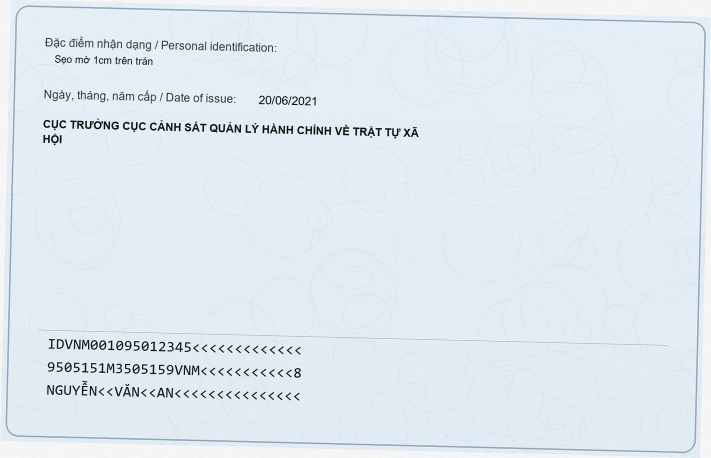
#> input picture samples/01_001095012345_mat_sau.jpg, 1422 x 916 px (shown at 1/2 size)
$ python debug_one.py ../samples/01_001095012345_mat_sau.jpg
#> lines starting #> are read from the running program, lines starting #| are printed output that depends on the picture; after the words box and inside, x2 and y2 are one past the last pixel; in counts of white or black regions, pixels touching at a corner belong together
### cccd_ocr/console.py
"""Bảo đảm console Windows in được tiếng Việt.

Mặc định console Windows dùng bảng mã cp1252/cp437, in tên kiểu "NGUYỄN VĂN AN"
sẽ ném ``UnicodeEncodeError`` và tắt chương trình giữa chừng. Hàm dưới đây đổi
luồng ra sang UTF-8 và đặt code page của console về 65001.
"""

from __future__ import annotations

import sys


def ensure_utf8_console() -> None:
    """Gọi một lần ở đầu mỗi chương trình có in chữ tiếng Việt."""
    for name in ("stdout", "stderr"):
        stream = getattr(sys, name, None)
        reconfigure = getattr(stream, "reconfigure", None)
        if reconfigure is None:
            continue
        try:
            reconfigure(encoding="utf-8", errors="replace")
        except (ValueError, OSError):
            pass  # luồng đã bị chuyển hướng, không đổi được

    if sys.platform == "win32":
        try:
            import ctypes

            ctypes.windll.kernel32.SetConsoleOutputCP(65001)
            ctypes.windll.kernel32.SetConsoleCP(65001)
        except Exception:
            pass

### cccd_ocr/preprocess.py
"""Tiền xử lý ảnh: nắn phối cảnh, phóng to, tăng tương phản.

Ảnh CCCD chụp bằng điện thoại thường bị: nghiêng, lệch phối cảnh, thiếu sáng,
lóa đèn flash. Ta tạo vài *biến thể* của cùng một ảnh rồi cho OCR đọc hết,
sau đó gộp kết quả — cách này bù được việc một biến thể đọc hỏng chỗ này
nhưng biến thể khác lại đọc tốt chỗ đó.
"""

from __future__ import annotations

import cv2
import numpy as np
from PIL import Image, ImageOps

# Chiều rộng tối thiểu trước khi OCR. Tesseract đọc dấu tiếng Việt tốt hơn hẳn
# khi ảnh thẻ được phóng lên cỡ này (dấu mũ + dấu thanh chồng nhau rất nhỏ).
MIN_WIDTH = 2400
MAX_WIDTH = 3600


def load_image(path: str) -> np.ndarray:
    """Đọc ảnh an toàn với đường dẫn Unicode (PIL), trả về BGR như OpenCV."""
    with Image.open(path) as img:
        img = ImageOps.exif_transpose(img)  # xoay theo EXIF của điện thoại
        rgb = img.convert("RGB")
        return cv2.cvtColor(np.array(rgb), cv2.COLOR_RGB2BGR)


def resize_for_ocr(image: np.ndarray) -> np.ndarray:
    """Phóng to/thu nhỏ ảnh về khoảng chiều rộng phù hợp cho OCR."""
    h, w = image.shape[:2]
    if w < MIN_WIDTH:
        scale = min(MAX_WIDTH / w, MIN_WIDTH / w)
    elif w > MAX_WIDTH:
        scale = MAX_WIDTH / w
    else:
        return image
    interp = cv2.INTER_CUBIC if scale > 1 else cv2.INTER_AREA
    return cv2.resize(image, (int(w * scale), int(h * scale)), interpolation=interp)


def find_card_quad(image: np.ndarray) -> np.ndarray | None:
    """Tìm viền thẻ (tứ giác lớn nhất) để nắn phối cảnh."""
    gray = cv2.cvtColor(image, cv2.COLOR_BGR2GRAY)
    blur = cv2.GaussianBlur(gray, (5, 5), 0)
    edges = cv2.Canny(blur, 50, 150)
    edges = cv2.dilate(edges, np.ones((3, 3), np.uint8), iterations=2)
    contours, _ = cv2.findContours(edges, cv2.RETR_LIST, cv2.CHAIN_APPROX_SIMPLE)
    if not contours:
        return None

    image_area = image.shape[0] * image.shape[1]
    best, best_area = None, 0.0
    for contour in sorted(contours, key=cv2.contourArea, reverse=True)[:8]:
        area = cv2.contourArea(contour)
        if area < image_area * 0.18:
            break
        peri = cv2.arcLength(contour, True)
        approx = cv2.approxPolyDP(contour, 0.02 * peri, True)
        if len(approx) == 4 and area > best_area:
            best, best_area = approx.reshape(4, 2), area
    return best


def _order_points(points: np.ndarray) -> np.ndarray:
    """Sắp 4 điểm về thứ tự TL, TR, BR, BL."""
    points = points.astype("float32")
    ordered = np.zeros((4, 2), dtype="float32")
    sums = points.sum(axis=1)
    ordered[0] = points[np.argmin(sums)]           # top-left
    ordered[2] = points[np.argmax(sums)]           # bottom-right
    diffs = np.diff(points, axis=1).ravel()
    ordered[1] = points[np.argmin(diffs)]          # top-right
    ordered[3] = points[np.argmax(diffs)]          # bottom-left
    return ordered


def warp_card(image: np.ndarray, quad: np.ndarray) -> np.ndarray:
    """Nắn phối cảnh tứ giác về hình chữ nhật tỉ lệ thẻ CCCD (85.6 x 54 mm)."""
    tl, tr, br, bl = _order_points(quad)
    width = max(np.linalg.norm(br - bl), np.linalg.norm(tr - tl))
    height = max(np.linalg.norm(tr - br), np.linalg.norm(tl - bl))
    if width < 200 or height < 120:
        return image
    ratio = 85.6 / 54.0
    if height > 0 and not (1.2 < (width / height) < 2.1):
        height = width / ratio  # ép lại tỉ lệ thẻ nếu tứ giác bị méo
    dst = np.array([[0, 0], [width - 1, 0], [width - 1, height - 1], [0, height - 1]],
                   dtype="float32")
    matrix = cv2.getPerspectiveTransform(np.array([tl, tr, br, bl], dtype="float32"), dst)
    return cv2.warpPerspective(image, matrix, (int(width), int(height)),
                               flags=cv2.INTER_CUBIC)


def enhance_gray(image: np.ndarray) -> np.ndarray:
    """Xám + cân bằng tương phản cục bộ (CLAHE) + khử nhiễu nhẹ."""
    gray = cv2.cvtColor(image, cv2.COLOR_BGR2GRAY)
    clahe = cv2.createCLAHE(clipLimit=2.0, tileGridSize=(8, 8))
    enhanced = clahe.apply(gray)
    enhanced = cv2.fastNlMeansDenoising(enhanced, None, 7, 7, 21)
    return cv2.cvtColor(enhanced, cv2.COLOR_GRAY2BGR)


def enhance_color(image: np.ndarray) -> np.ndarray:
    """Tăng tương phản trên ảnh màu (giữ thông tin màu của phôi thẻ)."""
    lab = cv2.cvtColor(image, cv2.COLOR_BGR2LAB)
    l_ch, a_ch, b_ch = cv2.split(lab)
    l_ch = cv2.createCLAHE(clipLimit=2.0, tileGridSize=(8, 8)).apply(l_ch)
    return cv2.cvtColor(cv2.merge([l_ch, a_ch, b_ch]), cv2.COLOR_LAB2BGR)


def build_variants(image: np.ndarray) -> list[tuple[str, np.ndarray]]:
    """Sinh danh sách (tên, ảnh) để OCR chạy lần lượt rồi bỏ phiếu.

    Chỉ 2 biến thể: một bản đã nắn phối cảnh/xám hoá (thường tốt nhất) và một
    bản giữ màu. Nhiều biến thể hơn không tăng độ chính xác đủ để bù thời gian.
    """
    working = resize_for_ocr(image)

    quad = find_card_quad(working)
    if quad is not None:
        warped = warp_card(working, quad)
        if warped is not working:
            base = resize_for_ocr(warped)
            return [("warped_gray", enhance_gray(base)),
                    ("color", enhance_color(base))]

    return [("gray", enhance_gray(working)),
            ("color", enhance_color(working))]

### cccd_ocr/ocr_engine.py
"""Tầng OCR: chọn backend, chạy trên nhiều biến thể ảnh.

Kiến trúc: mỗi backend chỉ cần cung cấp ``read_image(numpy BGR) -> list[TextItem]``
(ô text theo từng từ, kèm toạ độ). Mọi thứ còn lại — ghép dòng, bóc tách
trường, đọc MRZ, bỏ phiếu giữa các biến thể — đều dùng chung.
"""

from __future__ import annotations

import logging
from dataclasses import dataclass, field

import numpy as np

from .backends.tesseract_backend import (
    TesseractEngine,
    TesseractNotFound,
    TesseractOptions,
)
from .models import TextItem
from .mrz import MrzResult, extract_mrz

_LOGGER = logging.getLogger(__name__)

BACKENDS = ("auto", "tesseract", "rapidocr")


@dataclass
class OcrOptions:
    """Tuỳ chọn OCR dùng chung."""

    backend: str = "auto"        # auto | tesseract | rapidocr
    lang: str = "vie"            # 'vie' đọc dấu tốt nhất; 'vie+eng' thiên về ASCII
    psm: int = 3
    model_type: str = "mobile"   # rapidocr: mobile | server
    ocr_version: str = "PP-OCRv5"
    variants: bool = True        # OCR nhiều biến thể ảnh rồi bỏ phiếu
    thorough: bool = False       # chạy thêm lượt psm 6 (chậm hơn)


@dataclass
class VariantOcr:
    """Kết quả OCR của một biến thể ảnh."""

    name: str
    items: list[TextItem] = field(default_factory=list)


class OcrEngine:
    """Cửa ngõ duy nhất tới OCR."""

    def __init__(self, options: OcrOptions | None = None) -> None:
        self.options = options or OcrOptions()
        self._backend = None
        self.backend_name = ""

    # ------------------------------------------------------------- backend
    @property
    def backend(self):
        if self._backend is None:
            self._backend = self._build_backend()
        return self._backend

    def _build_backend(self):
        choice = self.options.backend
        if choice in ("auto", "tesseract"):
            try:
                engine = TesseractEngine(TesseractOptions(lang=self.options.lang,
                                                          psm=self.options.psm))
                engine.version()  # xác nhận binary chạy được
                self.backend_name = "tesseract"
                _LOGGER.info("Dùng Tesseract: %s", engine.version())
                return engine
            except (TesseractNotFound, RuntimeError, OSError) as error:
                if choice == "tesseract":
                    raise
                _LOGGER.warning(
                    "Tesseract không dùng được (%s) -> chuyển sang RapidOCR "
                    "(bộ này KHÔNG đọc được dấu tiếng Việt)", error)
        self.backend_name = "rapidocr"
        from .ocr_rapid import RapidOcrBackend

        return RapidOcrBackend(model_type=self.options.model_type,
                               ocr_version=self.options.ocr_version)

    def describe(self) -> str:
        return f"{self.backend_name} (lang={self.options.lang}, psm={self.options.psm})"

    # --------------------------------------------------------------- read
    def read_image(self, image: np.ndarray) -> list[TextItem]:
        return self.backend.read_image(image)

    def read_variants(self, path: str, *, variants: bool | None = None) -> list[VariantOcr]:
        """OCR lần lượt các biến thể ảnh của cùng một tấm thẻ."""
        from .preprocess import build_variants, load_image

        use_variants = self.options.variants if variants is None else variants
        image = load_image(path)
        if not use_variants:
            return [VariantOcr(name="original", items=self.read_image(image))]

        results: list[VariantOcr] = []
        for name, variant in build_variants(image):
            results.append(VariantOcr(name=name, items=self.read_image(variant)))
        if self.options.thorough:
            # Thêm lượt psm 6 trên ảnh xám: tốt hơn cho khối chữ nhỏ, dày
            for name, variant in build_variants(image):
                if "gray" not in name:
                    continue
                results.append(VariantOcr(
                    name=f"{name}_psm6",
                    items=self.read_image_psm(variant, 6),
                ))
        return results

    # [26 lines left out: functions read_image_psm, read_mrz_pass, not called in this run]

### cccd_ocr/ocr_rapid.py
"""Backend dự phòng: RapidOCR / PP-OCRv5 (ONNX Runtime).

Ưu điểm: không cần cài phần mềm ngoài, chạy được mọi nơi có ``onnxruntime``.
Nhược điểm: bộ ``latin`` có từ điển **ASCII**, không sinh được dấu tiếng Việt
(``ộ ệ ữ``), nên chỉ nên dùng khi máy không cài được Tesseract. Số CCCD, ngày
tháng và MRZ vẫn đọc tốt vì không có dấu.
"""

from __future__ import annotations

import logging

import numpy as np

from .models import TextItem

_LOGGER = logging.getLogger(__name__)


class RapidOcrBackend:
    def __init__(self, *, model_type: str = "mobile", ocr_version: str = "PP-OCRv5") -> None:
        self.model_type = model_type
        self.ocr_version = ocr_version
        self._engine = None

    @property
    def engine(self):
        if self._engine is None:
            from rapidocr import RapidOCR
            from rapidocr.utils.typings import LangRec, ModelType, OCRVersion

            versions = {"PP-OCRv4": OCRVersion.PPOCRV4,
                        "PP-OCRv5": OCRVersion.PPOCRV5,
                        "PP-OCRv6": OCRVersion.PPOCRV6}
            models = {"mobile": ModelType.MOBILE, "server": ModelType.SERVER}
            logging.getLogger("RapidOCR").setLevel(logging.WARNING)
            self._engine = RapidOCR(params={
                "Global.log_level": "warning",
                "Global.text_score": 0.3,
                "Rec.lang_type": LangRec.LATIN,
                "Rec.ocr_version": versions.get(self.ocr_version, OCRVersion.PPOCRV5),
                "Rec.model_type": models.get(self.model_type, ModelType.MOBILE),
            })
        return self._engine

    def read_image(self, image: np.ndarray) -> list[TextItem]:
        result = self.engine(image)
        if result is None:
            return []
        boxes = getattr(result, "boxes", None)
        texts = getattr(result, "txts", None) or ()
        scores = getattr(result, "scores", None) or ()
        items: list[TextItem] = []
        for index, text in enumerate(texts):
            if not text or not str(text).strip():
                continue
            points = [[0.0, 0.0]] * 4
            if boxes is not None and index < len(boxes):
                points = [[float(p[0]), float(p[1])]
                          for p in np.asarray(boxes[index]).reshape(-1, 2)]
            score = float(scores[index]) if index < len(scores) else 0.0
            items.append(TextItem(text=str(text).strip(), score=score, box=points))
        return items

### cccd_ocr/backends/tesseract_backend.py
"""Backend Tesseract 5 (model ``vie``) — chính xác nhất cho tiếng Việt offline.

Vì sao dùng Tesseract làm mặc định: bộ nhận dạng ``latin`` của PP-OCRv5 có
từ điển **thuần ASCII**, không thể sinh ra ``ộ ỷ ệ ĩ`` — dùng nó cho CCCD thì
mất sạch dấu. Tesseract với ``vie.traineddata`` đọc đúng dấu tiếng Việt và
trả về toạ độ từng từ (dùng để ghép dòng).

Không cần ``pytesseract``: gọi thẳng binary và đọc output TSV.
"""

from __future__ import annotations

import csv
import io
import os
import shutil
import subprocess
import sys
from dataclasses import dataclass
from pathlib import Path

import cv2
import numpy as np

from ..models import TextItem

_NO_WINDOW = 0x08000000 if sys.platform == "win32" else 0

_CANDIDATE_BINARIES = (
    r"C:\Program Files\Tesseract-OCR\tesseract.exe",
    r"C:\Program Files (x86)\Tesseract-OCR\tesseract.exe",
    os.path.expandvars(r"%LOCALAPPDATA%\Programs\Tesseract-OCR\tesseract.exe"),
    "/usr/bin/tesseract",
    "/usr/local/bin/tesseract",
    "/opt/homebrew/bin/tesseract",
)

# Ký tự cho phép ở vùng MRZ (chỉ chữ hoa, số và dấu '<')
MRZ_WHITELIST = "ABCDEFGHIJKLMNOPQRSTUVWXYZ0123456789<"


class TesseractNotFound(RuntimeError):
    """Không tìm thấy binary tesseract."""


def find_tesseract() -> str:
    """Tìm binary tesseract: biến môi trường -> PATH -> đường dẫn quen thuộc."""
    env = os.environ.get("TESSERACT_CMD")
    if env and Path(env).exists():
        return env
    found = shutil.which("tesseract")
    if found:
        return found
    for candidate in _CANDIDATE_BINARIES:
        if candidate and Path(candidate).exists():
            return candidate
    raise TesseractNotFound(
        "Không tìm thấy Tesseract. Cài bằng: winget install UB-Mannheim.TesseractOCR "
        "hoặc đặt biến môi trường TESSERACT_CMD trỏ tới tesseract.exe"
    )


# [10 lines left out: function default_tessdata_dir, not called in this run]


@dataclass
class TesseractOptions:
    """Tuỳ chọn nhận dạng của Tesseract."""

    lang: str = "vie"         # 'vie' đọc dấu tốt nhất; 'vie+eng' thiên về ASCII
    psm: int = 3              # 3 = tự động chia khối, 6 = một khối text thống nhất
    oem: int = 1              # 1 = LSTM, chính xác nhất
    min_conf: float = 25.0    # bỏ từ có conf thấp (0-100)
    dpi: int = 300


class TesseractEngine:
    """Đối tượng OCR dùng lại được (không nạp model mỗi lần)."""

    def __init__(self, options: TesseractOptions | None = None) -> None:
        self.options = options or TesseractOptions()
        self.binary = find_tesseract()
        data_dir = default_tessdata_dir()
        self._configs = _configs(data_dir)

    # ------------------------------------------------------------------- read
    # [74 lines left out: functions read_image, read_mrz, version, _configs, crop_bottom, not called in this run]


# ------------------------------------------------------------------ TSV parse

_TSV_FIELDS = ("level", "page_num", "block_num", "par_num", "line_num", "word_num",
               "left", "top", "width", "height", "conf", "text")


# [32 lines left out: function parse_tsv, not called in this run]

### tools/debug_one.py
"""Công cụ debug: in text OCR thô + kết quả bóc tách (và so sánh các biến thể).

    python tools/debug_one.py <ảnh> [--fast] [--raw]
"""

from __future__ import annotations

import argparse
import sys
from pathlib import Path

ROOT = Path(__file__).resolve().parents[1]
if str(ROOT) not in sys.path:
    sys.path.insert(0, str(ROOT))

from cccd_ocr.aggregate import best_mrz, pick_best, reconcile, score_record
from cccd_ocr.console import ensure_utf8_console
from cccd_ocr.ocr_engine import OcrEngine, OcrOptions
from cccd_ocr.parser import group_lines, parse_card


def main() -> int:
    ensure_utf8_console()
    parser = argparse.ArgumentParser()
    parser.add_argument("image")
    parser.add_argument("--backend", default="auto")
    parser.add_argument("--lang", default="vie")
    parser.add_argument("--fast", action="store_true")
    parser.add_argument("--raw", action="store_true", help="In cả từng ô text thô")
    args = parser.parse_args()

    engine = OcrEngine(OcrOptions(backend=args.backend, lang=args.lang,
                                  variants=not args.fast))
    variants = engine.read_variants(args.image, variants=not args.fast)
#> in load_image, img is the input picture: PIL image 1422x916 RGB; mean R, G, B 223.8, 233, 241
#> in resize_for_ocr, `h, w = image.shape[:2]`: h = 916; w = 1422
#> in resize_for_ocr, `scale = min(MAX_WIDTH / w, MIN_WIDTH / w)`: scale = 1.69
#> in resize_for_ocr, `interp = cv2.INTER_CUBIC if scale > 1 else cv2.INTER_AREA`: interp = 2
#> in find_card_quad, `gray = cv2.cvtColor(image, cv2.COLOR_BGR2GRAY)`:
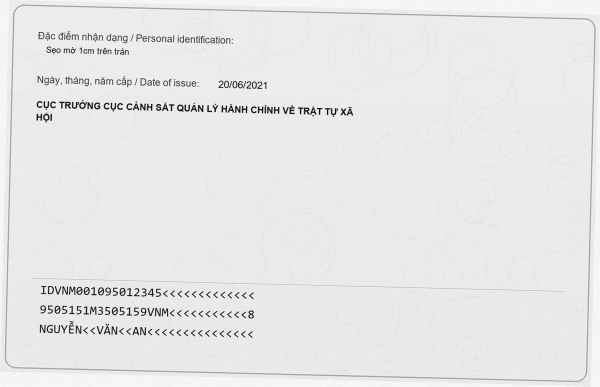
#> gray: shape (1545, 2400) (shown at 1/4 size); min 0, max 255, mean 231.1
#> in find_card_quad, `edges = cv2.Canny(blur, 50, 150)`:
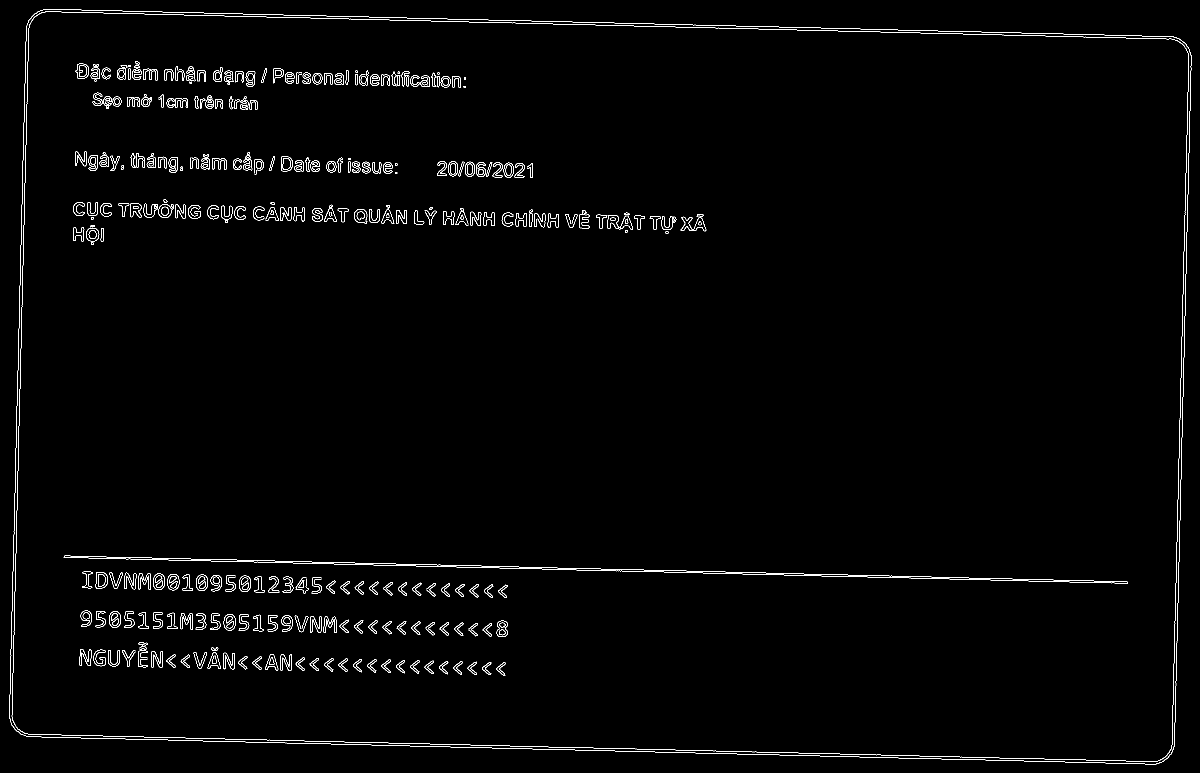
#> edges: shape (1545, 2400) (shown at 1/2 size); 1.3% white in thin lines or dots
#> in find_card_quad, `contours, _ = cv2.findContours(edges, cv2.RETR_LIST, cv2.CHAIN_APPROX_..`: contours = 338 contours, 165 with area under 20; largest, box (x1, y1, x2, y2) and area: (16, 16, 2385, 1531) 3406221, (26, 25, 2376, 1522) 3338070, (125, 1109, 2258, 1169) 15342, (708, 139, 924, 178) 5544, (872, 320, 1051, 358) 5118
#> in find_card_quad, `image_area = image.shape[0] * image.shape[1]`: image_area = 3708000
#> in find_card_quad, `best, best_area = None, 0.0`: best_area = 0
#> in build_variants, `quad = find_card_quad(working)`: quad = [[55, 38], [39, 1470], [2344, 1510], [2362, 76]]
#> in _order_points, `ordered = np.zeros((4, 2), dtype="float32")`: ordered = [[0, 0], [0, 0], [0, 0], [0, 0]]
#> in _order_points, `sums = points.sum(axis=1)`: sums = [93, 1509, 3854, 2438]
#> in _order_points, `diffs = np.diff(points, axis=1).ravel()`: diffs = [-17, 1431, -834, -2286]
#> in warp_card, `tl, tr, br, bl = _order_points(quad)`: tl = [55, 38]; tr = [2362, 76]; br = [2344, 1510]; bl = [39, 1470]
#> in warp_card, `width = max(np.linalg.norm(br - bl), np.linalg.norm(tr - tl))`: width = 2307.3
#> in warp_card, `height = max(np.linalg.norm(tr - br), np.linalg.norm(tl - bl))`: height = 1434.1
#> in warp_card, `ratio = 85.6 / 54.0`: ratio = 1.59
#> in warp_card, `dst = np.array([[0, 0], [width - 1, 0], [width - 1, height - 1], [0, h..`: dst = [[0, 0], [2306.3, 0], [2306.3, 1433.1], [0, 1433.1]]
#> in warp_card, `matrix = cv2.getPerspectiveTransform(np.array([tl, tr, br, bl], dtype=..`: matrix = [[1, 0.0112, -55.48], [-0.0165, 1, -37.08], [6.26e-07, -5.91e-07, 1]]
#> the loop in read_variants, `for name, variant in build_variants(image):` made 1 pass
#> after the loop in read_variants, `for name, variant in build_variants(image):`: results = []
    print(f"== {Path(args.image).name} | backend={engine.describe()} ==")

    parses = []
    for variant in variants:
        result = parse_card(variant.items, source=Path(args.image).name)
        parses.append(result)
        print(f"\n-- biến thể '{variant.name}': {len(variant.items)} ô text, "
              f"score={score_record(result.record):.2f}")
        if args.raw:
            for item in variant.items:
                print(f"   [{item.score:.2f}] ({item.x_left:.0f},{item.y_top:.0f}) {item.text!r}")
        for index, line in enumerate(group_lines(variant.items)):
            print(f"  {index:2d} y={line.y_center:6.0f} x={line.x_left:5.0f} "
                  f"[{line.score:.2f}] {line.text}")

    record = pick_best([p.record for p in parses])
    mrz = best_mrz([p.mrz for p in parses])
    if not mrz.valid:
        mrz = best_mrz([mrz, engine.read_mrz_pass(args.image)])
    reconcile(record, mrz)

    print("\n== KẾT QUẢ CUỐI ==")
    for name in record.field_names():
        print(f"{name:26s} = {getattr(record, name)!r}")
    print(f"\nconfidence = {record.confidence:.3f}")
    print(f"MRZ: valid={mrz.valid} id={mrz.id_number} dob={mrz.date_of_birth} "
          f"sex={mrz.sex} exp={mrz.date_of_expiry} name={mrz.full_name}")
    for raw in mrz.raw_lines:
        print(f"     {raw}")
    for warning in record.warnings:
        print(f"  ! {warning}")
    return 0


if __name__ == "__main__":
    sys.exit(main())
#> (the call stopped at in engine, `self._engine = RapidOCR(params={ "Global.log_level": "warning", "Globa..`: rapidocr is not available in this run)
